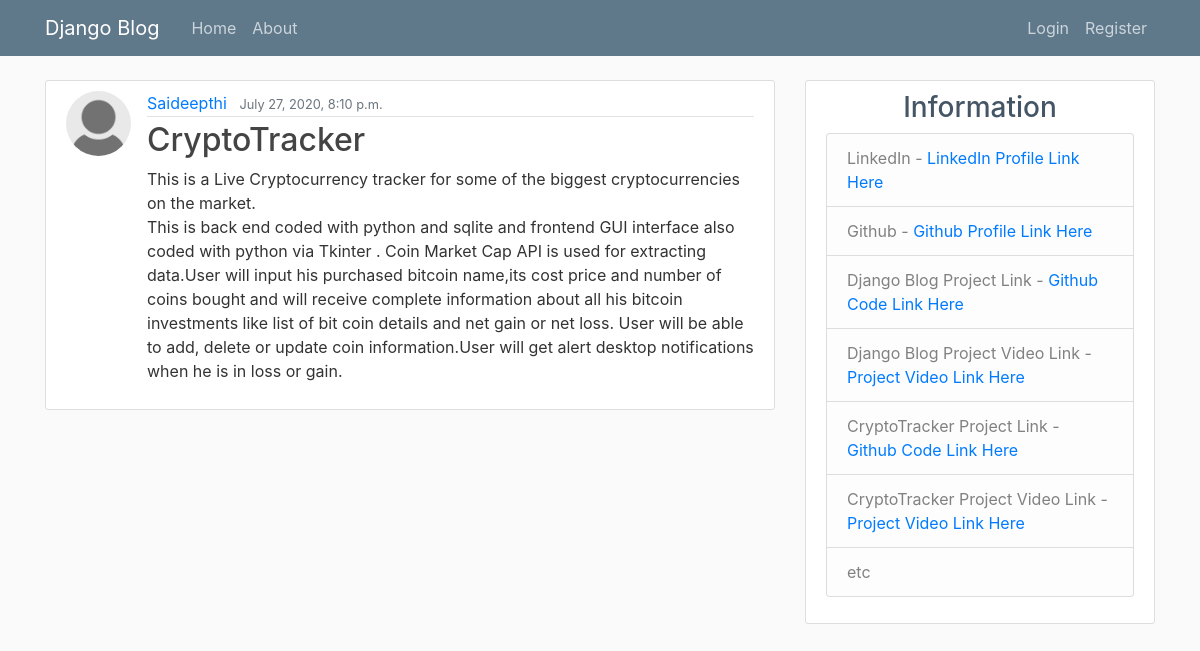
The app's page /post/17/ with its own data.
### blog/models.py (models this page shows, shortened)
class Post(models.Model):
    title = models.CharField(max_length=100)
    content = models.TextField()
    date_posted = models.DateTimeField(default=datetime.datetime.now)
    author = models.ForeignKey(User, on_delete=models.CASCADE)
    class Meta:
        ordering = ['date_posted']

### users/models.py (models this page shows, shortened)
class Profile(models.Model):
    user = models.OneToOneField(User, on_delete=models.CASCADE)
    image = models.ImageField(default='media/default.jpg', upload_to='media/profile_pics/')
    '''def save(self, *args, **kwargs):  #for large image size
        super().save(*args, **kwargs)

        #img = Image.open(self.image.path)
        img = Image.open(storage.open(self.image.name))
        if img.height > 300 or img.width > 300:
            output_size = (300, 300)
            img.thumbnail(output_size)
            img.save(self.image.name)/'''

### blog/views.py (the view)
# urls.py: path('post/<int:pk>/', PostDetailView.as_view(), name='post-detail'),
class PostDetailView(DetailView):    #home list view
    model = Post

### blog/templates/blog/post_detail.html (shortened to what this page needs)
{% extends "blog/base.html" %}
{% block content %}
  <article class="media content-section">
      <img class="rounded-circle article-img" src="{{ object.author.profile.image.url }}">
          <div class="media-body">
            <div class="article-metadata">
              <a class="mr-2" href="{% url 'user-posts' object.author.username %}">{{ object.author }}</a>
                <small class="text-muted">{{ object.date_posted}}</small>
            </div>
            <h2 class="article-title" >{{ object.title }}</h2>
            <p class="article-content">{{ object.content }}</p>
          </div>
  </article>
{% endblock content %}

### blog/static/main.css (style rules this page uses)
body { background: #fafafa; color: #333333; margin-top: 5rem; }
h1, h2, h3, h4, h5, h6 { color: #445566; }
.content-section { background: #ffffff; padding: 10px 20px; border: 1px solid #dddddd; border-radius: 3px; margin-bottom: 20px; }
.article-title { color: #444444; }
.article-content { white-space: pre-line; }
.article-img { height: 65px; width: 65px; margin-right: 16px; }
.article-metadata { padding-bottom: 1px; margin-bottom: 4px; border-bottom: 1px solid #e3e3e3 }

### records on screen
Post: author.profile.image (placeholder picture), author "Saideepthi", date_posted "July 27, 2020, 8:10 p.m.", title "CryptoTracker", content "This is a Live Cryptocurrency tracker for some of the biggest cryptocurrencies on the market. This is back end coded with python and sqlite and frontend GUI interface also coded with python via Tkinter . Coin Market Cap API is used for extracting data.User will input his purchased bitcoin name,its cost price and number of coins bought and will receive complete information about all his bitcoin investments like list of bit coin details and net gain or net loss. User will be able to add, delete or update coin information.User will get alert desktop notifications when he is in loss or gain."
